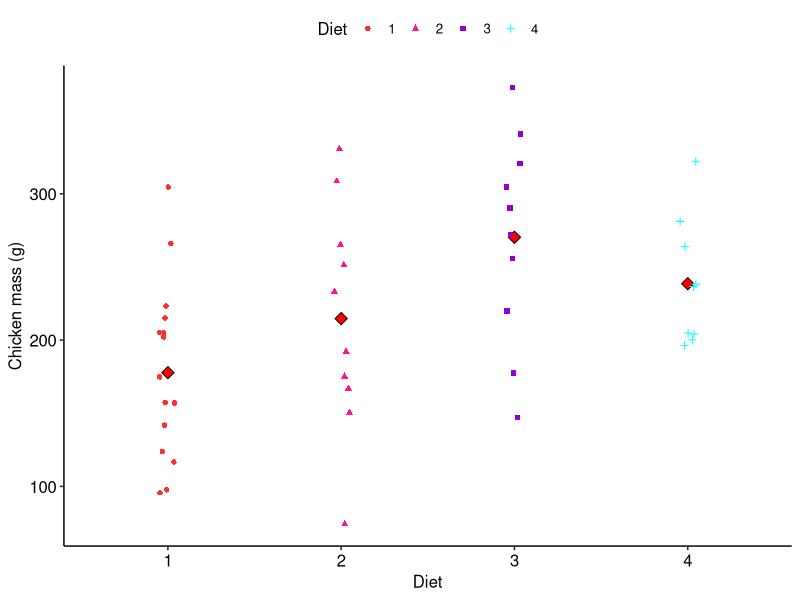
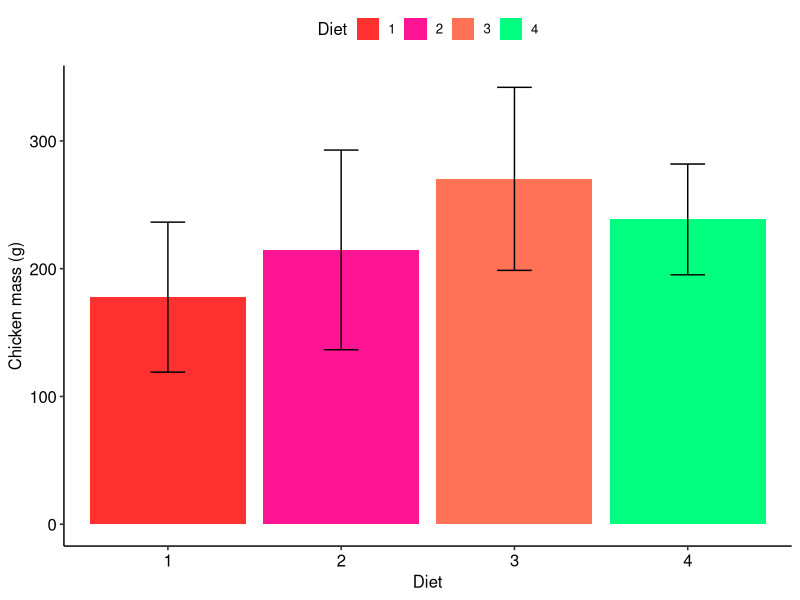
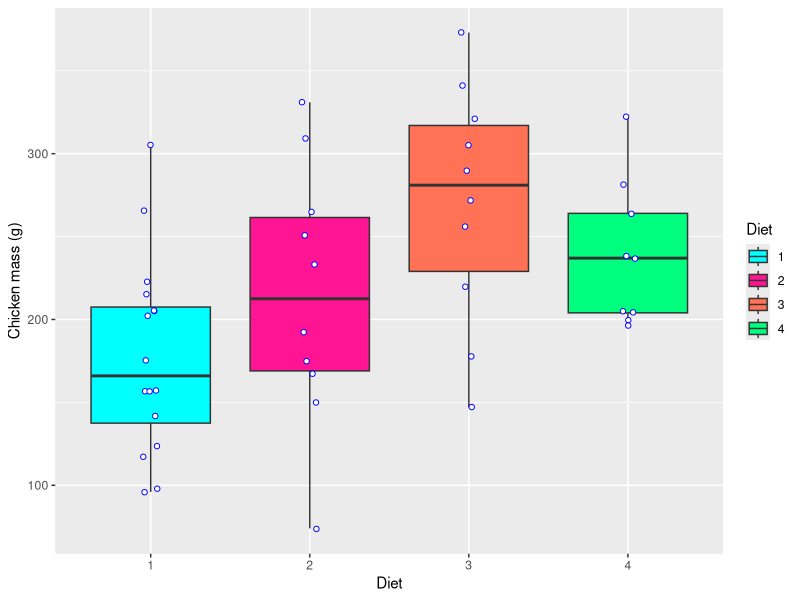
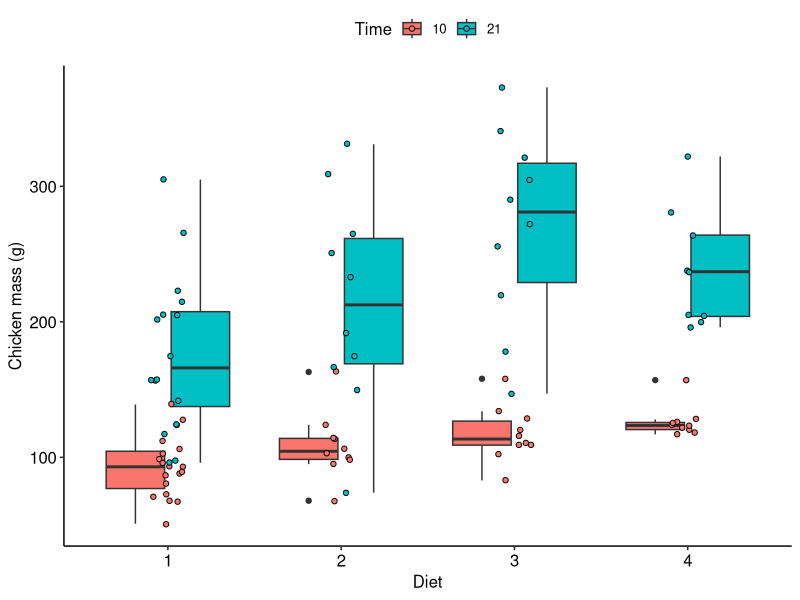
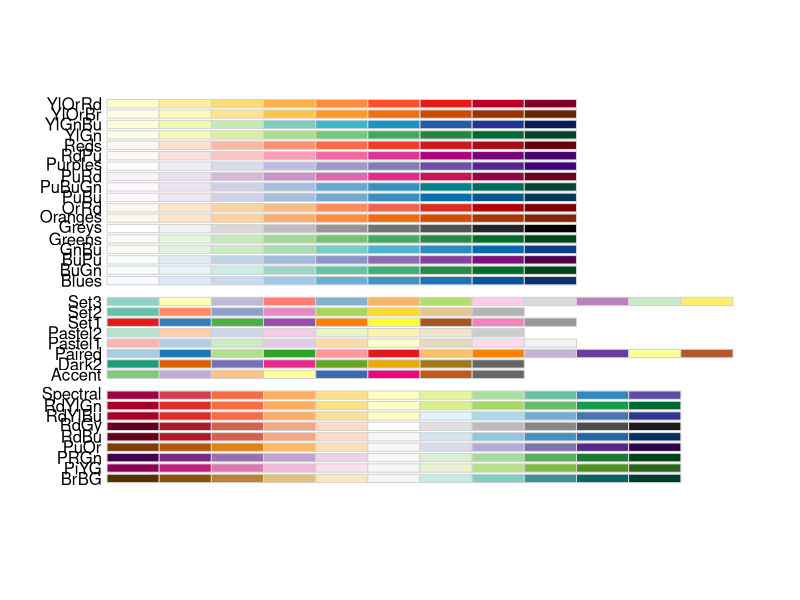
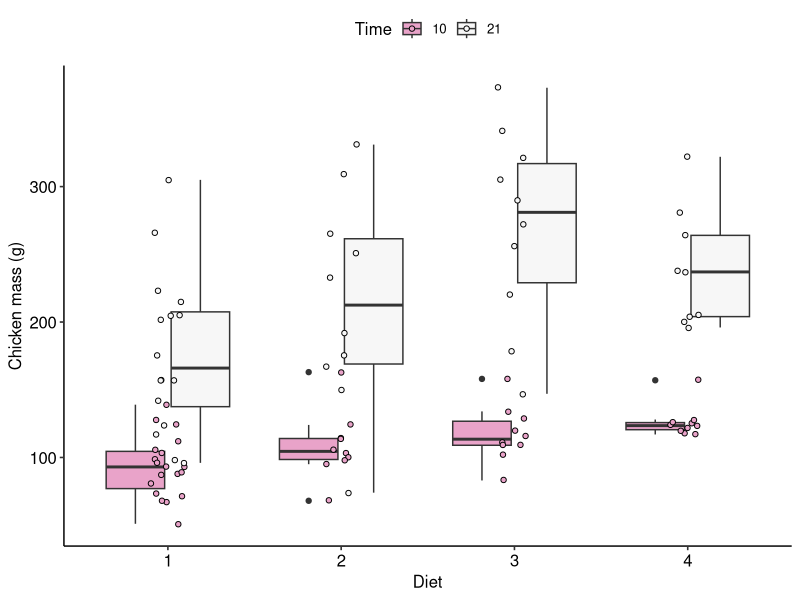
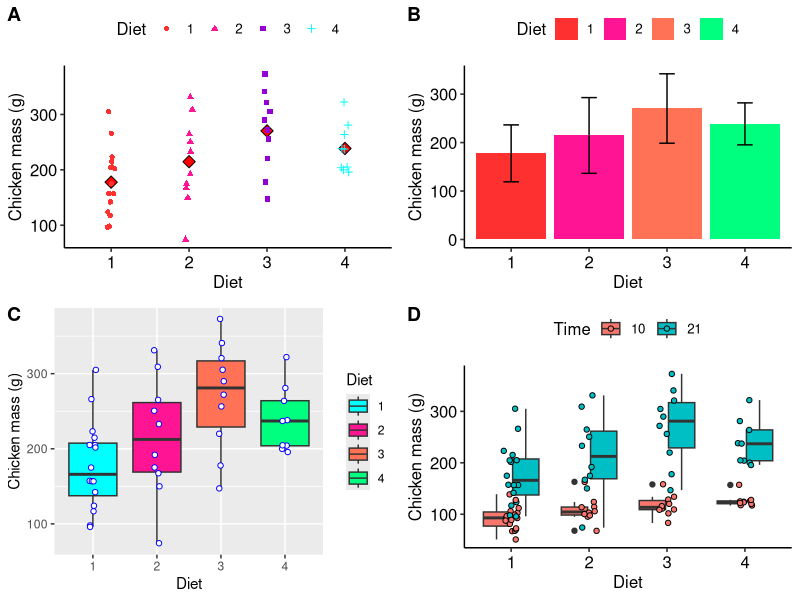
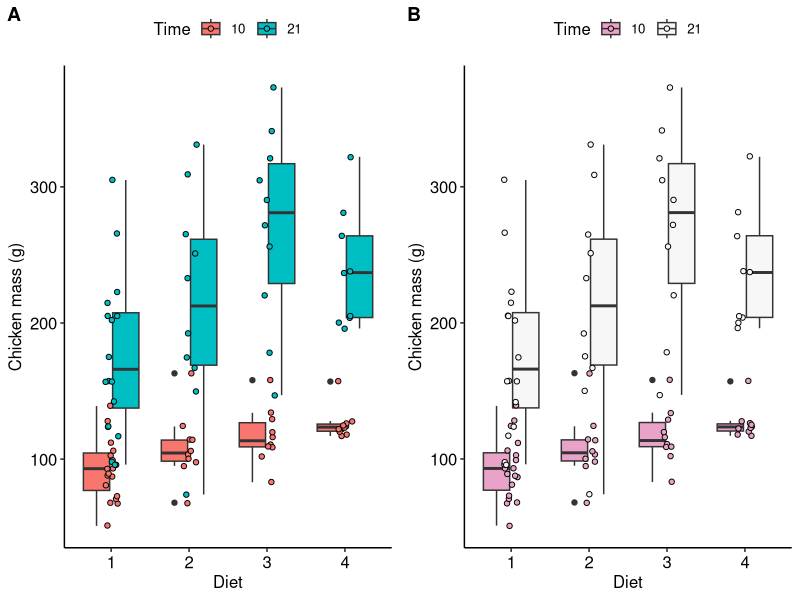

The R script that drew these images, in order:
# Day 1
# Basic Stats_Chapter 2 types of data 
# CJ Larey
# 19 April 2021

#try different graphs and function

#load data packages
pines <- Loblolly
str(pines)

#calculate sample size
library(tidyverse)
chicks <- as_tibble(ChickWeight)

# note the distinction between 'nrow()' and the 
# true sample size
nrow(chicks)
unique(chicks$Chick)

# how many weights are available across all Diets and Times?
chicks %>% 
  summarise(length = n())

#calculate the mean final mass at 20days
library(tidyverse)
library(e1071)

chicks %>% 
  group_by(Diet) %>% 
  filter(Time == 20) %>% 
  summarise(mean_wt = mean(weight) / n(), 
            sd_wt = sd(weight),
            min_wt = min(weight),
            qrt1_wt = quantile(weight, p = 0.25),
            med_wt = median(weight),
            qrt3_wt = quantile(weight, p = 0.75),
            max_wt = max(weight),
            n_wt = n())

#range
range(chicks$weight)[2] - range(chicks$weight)[1]


#standand deviation
chicks %>% 
summarise(sd_wt = sd(weight))

#median
chicks %>% 
  summarise(med_wt = median(weight))

#kurtosis
kurtosis(chicks$weight)

chicks %>% 
  summarise(mean_wt = sum(weight) / n())

# var and std
chicks %>% 
  summarise(sd_wt = sd(weight))

#Quantiles 
quantile(chicks$weight)

#missing values
dat1 <- c(NA, 12, 76, 34, 23)

# Without telling R to omit missing data
mean(dat1)

# Omitting the missing data
mean(dat1, na.rm = TRUE)

#plot different graphs 
library(ggpubr)

grp_stat <- chicks %>%
  filter(Time == 21) %>% 
  group_by(Diet, Time) %>% 
  summarise(mean_wt = round(mean(weight, na.rm = TRUE), 2),
            med_wt = median(weight, na.rm = TRUE),
            sd_wt = round(sd(weight, na.rm = TRUE), 2),
            sum_wt = sum(weight),
            min_wt = min(weight),
            qrt1_wt = quantile(weight, p = 0.25),
            med_wt = median(weight),
            qrt3_wt = median(weight, p = 0.75),
            max_wt = max(weight),
            n_wt = n())
grp_stat

plt1 <- chicks %>%
  filter(Time == 21) %>% 
  ggplot(aes(x = Diet, y = weight, shape=Diet, color=Diet)) +
  geom_point(data = grp_stat, aes(x = Diet, y = mean_wt), 
             col = "black", fill = "red", shape = 23, size = 3) +
  geom_jitter(width = 0.05) + # geom_point() if jitter not required
  labs(y = "Chicken mass (g)") +
  scale_colour_manual(values = c("firebrick1", "deeppink", "darkviolet", "cyan")) +
  theme_pubr()
plt1

plt2 <- ggplot(data = grp_stat, aes(x = Diet, y = mean_wt, fill = Diet)) +
  geom_bar(position = position_dodge(), stat = "identity", 
           col = NA) +
  geom_errorbar(aes(ymin = mean_wt - sd_wt, ymax = mean_wt + sd_wt),
                width = .2) +
  labs(y = "Chicken mass (g)") +
  scale_fill_manual(values = c("firebrick1", "deeppink", "coral1", "springgreen")) +
  theme_pubr()
plt2

# position_dodge() places bars side-by-side
# stat = "identity" prevents the default count from being plotted

# a description of the components of a boxplot is provided in the help file
# geom_boxplot()
plt3 <- chicks %>%
  filter(Time == 21) %>% 
  ggplot(aes(x = Diet, y = weight, fill = Diet)) +
  geom_boxplot() +
  geom_jitter(width = 0.05, fill = "white", col = "blue", shape = 21) +
  labs(y = "Chicken mass (g)") + 
  scale_fill_manual(values = c("cyan", "deeppink", "coral1", "springgreen"))
  theme_pubr()
plt3

plt4 <- chicks %>%
  filter(Time %in% c(10, 21)) %>% 
  ggplot(aes(x = Diet, y = weight, fill = as.factor(Time))) +
  geom_boxplot() +
  geom_jitter(shape = 21, width = 0.1) +
  labs(y = "Chicken mass (g)", fill = "Time") +
  theme_pubr()
plt4

library("RColorBrewer")
display.brewer.all()

plt5 <- plt4 + scale_fill_brewer(palette="PiYG")
plt5

ggarrange(plt1, plt2, plt3, plt4, ncol = 2, nrow = 2, labels = "AUTO")

ggarrange(plt4, plt5, ncol = 2, nrow = 1, labels = "AUTO")